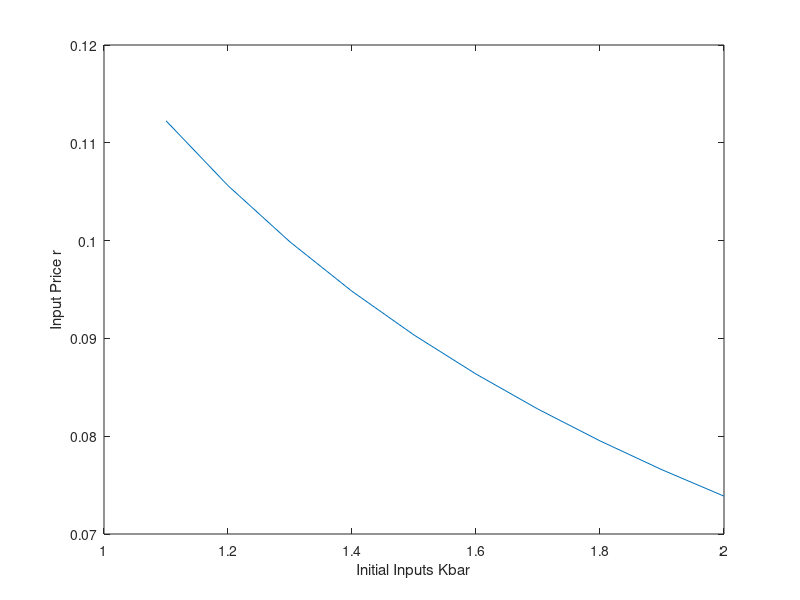

Recreate this plot in MATLAB.
clearvars;
% shared parameters 
alpha = .3;
% preferences parameters
beta = 1.1; %consumers like goods 2 better
% different values of A1 
for i = 1:10
    kbar(i) = [ 1+i/10 ];
    lbar(i) = [ 1 ];
    relativebar(i) = [ kbar(i)/lbar(i) ];
    A1(i) = [1];
    A2(i) = [1.5];
    relativeA(i) = [ A1(i)/A2(i) ];
    P1(i) = [ A1(i)/(A1(i) + A2(i))];
    P2(i) = [ 1 - P1(i) ];
    relativeP(i) = [ P2(i)/P1(i) ];
    L1(i) = [ lbar(i)*(1/(1+beta)) ];
    L2(i) = [ lbar(i)*(beta/(1+beta)) ];
    K1(i) = [ kbar(i)*(1/(1+beta)) ];
    K2(i) = [ kbar(i)*(beta/(1+beta)) ];
    R(i) = [ (alpha*A1(i)*P1(i))/((kbar(i)/lbar(i))^(1-alpha)) ];
    W(i) = [ ((1-alpha)*A1(i)*P1(i))/((kbar(i)/lbar(i))^(-alpha)) ];
end


plot(kbar, R)
xlabel('Initial Inputs Kbar')
ylabel('Input Price r') 



%{
 plot(A1, P1)
xlabel('Technology A1')
ylabel('Price p1') 
%}
